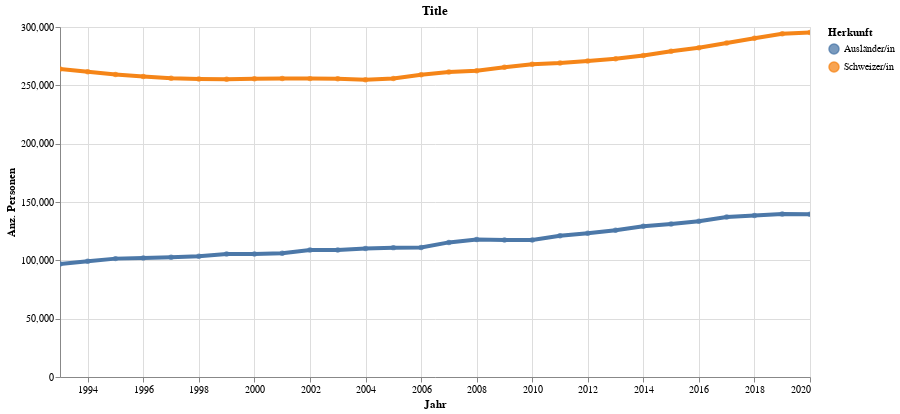

The notebook cell saved with this chart:
### Code cell
highlight = alt.selection(type='single', on='mouseover',
                          fields=['HerkunftLang'], nearest=True)
#x='date:StichtagDatJahr',
base = alt.Chart(myAgg.reset_index().query('sum_WBev>300'), title="Title").encode(
    x=alt.X('StichtagDatJahr', axis=alt.Axis(title='Jahr'))# , axis=alt.Axis(format='%', title='percentage')
    , y=alt.X('sum_WBev', axis=alt.Axis(title='Anz. Personen'))
    , color=alt.Color('HerkunftLang', legend=alt.Legend(title="Herkunft", orient="right"))  
    ,tooltip=['StichtagDatJahr', 'HerkunftLang','sum_WBev']    
)
points = base.mark_circle().encode(
    opacity=alt.value(0.75)
).add_selection(
    highlight
).properties(
    width=750 , height=350
)
lines = base.mark_line().encode(
    size=alt.condition(~highlight, alt.value(0.5), alt.value(4))
).interactive()

lines + points

### Figure 1 — Vega-Lite specification as saved in the notebook (floating-point values rounded to 4 significant figures)
{"config": {"view": {"continuousWidth": 400, "continuousHeight": 300}}, "layer": [{"mark": "line", "encoding": {"color": {"type": "nominal", "field": "HerkunftLang", "legend": {"orient": "right", "title": "Herkunft"}}, "size": {"condition": {"value": 0.5, "selection": {"not": "selector032"}}, "value": 4}, "tooltip": [{"type": "temporal", "field": "StichtagDatJahr"}, {"type": "nominal", "field": "HerkunftLang"}, {"type": "quantitative", "field": "sum_WBev"}], "x": {"type": "temporal", "axis": {"title": "Jahr"}, "field": "StichtagDatJahr"}, "y": {"type": "quantitative", "axis": {"title": "Anz. Personen"}, "field": "sum_WBev"}}, "selection": {"selector033": {"type": "interval", "bind": "scales", "encodings": ["x", "y"]}}, "title": "Title"}, {"mark": "circle", "encoding": {"color": {"type": "nominal", "field": "HerkunftLang", "legend": {"orient": "right", "title": "Herkunft"}}, "opacity": {"value": 0.75}, "tooltip": [{"type": "temporal", "field": "StichtagDatJahr"}, {"type": "nominal", "field": "HerkunftLang"}, {"type": "quantitative", "field": "sum_WBev"}], "x": {"type": "temporal", "axis": {"title": "Jahr"}, "field": "StichtagDatJahr"}, "y": {"type": "quantitative", "axis": {"title": "Anz. Personen"}, "field": "sum_WBev"}}, "height": 350, "selection": {"selector032": {"type": "single", "on": "mouseover", "fields": ["HerkunftLang"], "nearest": true}}, "title": "Title", "width": 750}], "data": {"name": "data-045e4d4d343c3938b2e910520a69c37e"}, "$schema": "https://vega.github.io/schema/vega-lite/v4.8.1.json", "datasets": {"data-045e4d4d343c3938b2e910520a69c37e": [{"StichtagDatJahr": "1993-01-01T00:00:00", "HerkunftLang": "Ausländer/in", "sum_WBev": 96857}, {"StichtagDatJahr": "1993-01-01T00:00:00", "HerkunftLang": "Schweizer/in", "sum_WBev": 264041}, {"StichtagDatJahr": "1994-01-01T00:00:00", "HerkunftLang": "Ausländer/in", "sum_WBev": 99298}, {"StichtagDatJahr": "1994-01-01T00:00:00", "HerkunftLang": "Schweizer/in", "sum_WBev": 261550}, {"StichtagDatJahr": "1995-01-01T00:00:00", "HerkunftLang": "Ausländer/in", "sum_WBev": 101465}, {"StichtagDatJahr": "1995-01-01T00:00:00", "HerkunftLang": "Schweizer/in", "sum_WBev": 259361}, {"StichtagDatJahr": "1996-01-01T00:00:00", "HerkunftLang": "Ausländer/in", "sum_WBev": 102048}, {"StichtagDatJahr": "1996-01-01T00:00:00", "HerkunftLang": "Schweizer/in", "sum_WBev": 257600}, {"StichtagDatJahr": "1997-01-01T00:00:00", "HerkunftLang": "Ausländer/in", "sum_WBev": 102555}, {"StichtagDatJahr": "1997-01-01T00:00:00", "HerkunftLang": "Schweizer/in", "sum_WBev": 256039}, {"StichtagDatJahr": "1998-01-01T00:00:00", "HerkunftLang": "Ausländer/in", "sum_WBev": 103550}, {"StichtagDatJahr": "1998-01-01T00:00:00", "HerkunftLang": "Schweizer/in", "sum_WBev": 255523}, {"StichtagDatJahr": "1999-01-01T00:00:00", "HerkunftLang": "Schweizer/in", "sum_WBev": 255185}, {"StichtagDatJahr": "1999-01-01T00:00:00", "HerkunftLang": "Ausländer/in", "sum_WBev": 105519}, {"StichtagDatJahr": "2000-01-01T00:00:00", "HerkunftLang": "Ausländer/in", "sum_WBev": 105404}, {"StichtagDatJahr": "2000-01-01T00:00:00", "HerkunftLang": "Schweizer/in", "sum_WBev": 255576}, {"StichtagDatJahr": "2001-01-01T00:00:00", "HerkunftLang": "Ausländer/in", "sum_WBev": 106089}, {"StichtagDatJahr": "2001-01-01T00:00:00", "HerkunftLang": "Schweizer/in", "sum_WBev": 255953}, {"StichtagDatJahr": "2002-01-01T00:00:00", "HerkunftLang": "Ausländer/in", "sum_WBev": 108801}, {"StichtagDatJahr": "2002-01-01T00:00:00", "HerkunftLang": "Schweizer/in", "sum_WBev": 255757}, {"StichtagDatJahr": "2003-01-01T00:00:00", "HerkunftLang": "Ausländer/in", "sum_WBev": 108879}, {"StichtagDatJahr": "2003-01-01T00:00:00", "HerkunftLang": "Schweizer/in", "sum_WBev": 255649}, {"StichtagDatJahr": "2004-01-01T00:00:00", "HerkunftLang": "Ausländer/in", "sum_WBev": 110142}, {"StichtagDatJahr": "2004-01-01T00:00:00", "HerkunftLang": "Schweizer/in", "sum_WBev": 254835}, {"StichtagDatJahr": "2005-01-01T00:00:00", "HerkunftLang": "Ausländer/in", "sum_WBev": 110892}, {"StichtagDatJahr": "2005-01-01T00:00:00", "HerkunftLang": "Schweizer/in", "sum_WBev": 255917}, {"StichtagDatJahr": "2006-01-01T00:00:00", "HerkunftLang": "Schweizer/in", "sum_WBev": 259102}, {"StichtagDatJahr": "2006-01-01T00:00:00", "HerkunftLang": "Ausländer/in", "sum_WBev": 110960}, {"StichtagDatJahr": "2007-01-01T00:00:00", "HerkunftLang": "Ausländer/in", "sum_WBev": 115379}, {"StichtagDatJahr": "2007-01-01T00:00:00", "HerkunftLang": "Schweizer/in", "sum_WBev": 261436}, {"StichtagDatJahr": "2008-01-01T00:00:00", "HerkunftLang": "Ausländer/in", "sum_WBev": 117904}, {"StichtagDatJahr": "2008-01-01T00:00:00", "HerkunftLang": "Schweizer/in", "sum_WBev": 262595}, {"StichtagDatJahr": "2009-01-01T00:00:00", "HerkunftLang": "Ausländer/in", "sum_WBev": 117394}, {"StichtagDatJahr": "2009-01-01T00:00:00", "HerkunftLang": "Schweizer/in", "sum_WBev": 265512}, {"StichtagDatJahr": "2010-01-01T00:00:00", "HerkunftLang": "Ausländer/in", "sum_WBev": 117451}, {"StichtagDatJahr": "2010-01-01T00:00:00", "HerkunftLang": "Schweizer/in", "sum_WBev": 268017}, {"StichtagDatJahr": "2011-01-01T00:00:00", "HerkunftLang": "Ausländer/in", "sum_WBev": 121017}, {"StichtagDatJahr": "2011-01-01T00:00:00", "HerkunftLang": "Schweizer/in", "sum_WBev": 269065}, {"StichtagDatJahr": "2012-01-01T00:00:00", "HerkunftLang": "Ausländer/in", "sum_WBev": 123157}, {"StichtagDatJahr": "2012-01-01T00:00:00", "HerkunftLang": "Schweizer/in", "sum_WBev": 270855}, {"StichtagDatJahr": "2013-01-01T00:00:00", "HerkunftLang": "Schweizer/in", "sum_WBev": 272705}, {"StichtagDatJahr": "2013-01-01T00:00:00", "HerkunftLang": "Ausländer/in", "sum_WBev": 125870}, {"StichtagDatJahr": "2014-01-01T00:00:00", "HerkunftLang": "Ausländer/in", "sum_WBev": 129134}, {"StichtagDatJahr": "2014-01-01T00:00:00", "HerkunftLang": "Schweizer/in", "sum_WBev": 275649}, {"StichtagDatJahr": "2015-01-01T00:00:00", "HerkunftLang": "Ausländer/in", "sum_WBev": 131168}, {"StichtagDatJahr": "2015-01-01T00:00:00", "HerkunftLang": "Schweizer/in", "sum_WBev": 279236}, {"StichtagDatJahr": "2016-01-01T00:00:00", "HerkunftLang": "Ausländer/in", "sum_WBev": 133473}, {"StichtagDatJahr": "2016-01-01T00:00:00", "HerkunftLang": "Schweizer/in", "sum_WBev": 282209}, {"StichtagDatJahr": "2017-01-01T00:00:00", "HerkunftLang": "Ausländer/in", "sum_WBev": 137055}, {"StichtagDatJahr": "2017-01-01T00:00:00", "HerkunftLang": "Schweizer/in", "sum_WBev": 286255}, {"StichtagDatJahr": "2018-01-01T00:00:00", "HerkunftLang": "Ausländer/in", "sum_WBev": 138388}, {"StichtagDatJahr": "2018-01-01T00:00:00", "HerkunftLang": "Schweizer/in", "sum_WBev": 290349}, {"StichtagDatJahr": "2019-01-01T00:00:00", "HerkunftLang": "Ausländer/in", "sum_WBev": 139803}, {"StichtagDatJahr": "2019-01-01T00:00:00", "HerkunftLang": "Schweizer/in", "sum_WBev": 294205}, {"StichtagDatJahr": "2020-01-01T00:00:00", "HerkunftLang": "Ausländer/in", "sum_WBev": 139403}, {"StichtagDatJahr": "2020-01-01T00:00:00", "HerkunftLang": "Schweizer/in", "sum_WBev": 295333}]}}
